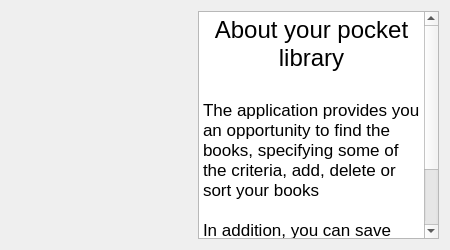
<?xml version="1.0" encoding="UTF-8"?>
<ui version="4.0">
 <class>windowAbout</class>
 <widget class="QWidget" name="windowAbout">
  <property name="geometry">
   <rect>
    <x>0</x>
    <y>0</y>
    <width>450</width>
    <height>250</height>
   </rect>
  </property>
  <property name="windowTitle">
   <string>About</string>
  </property>
  <layout class="QHBoxLayout" name="horizontalLayout">
   <item>
    <spacer name="horizontalSpacer">
     <property name="orientation">
      <enum>Qt::Horizontal</enum>
     </property>
     <property name="sizeHint" stdset="0">
      <size>
       <width>203</width>
       <height>20</height>
      </size>
     </property>
    </spacer>
   </item>
   <item>
    <widget class="QTextEdit" name="aboutEdt">
     <property name="enabled">
      <bool>true</bool>
     </property>
     <property name="autoFillBackground">
      <bool>false</bool>
     </property>
     <property name="html">
      <string>&lt;!DOCTYPE HTML PUBLIC &quot;-//W3C//DTD HTML 4.0//EN&quot; &quot;http://www.w3.org/TR/REC-html40/strict.dtd&quot;&gt;
&lt;html&gt;&lt;head&gt;&lt;meta name=&quot;qrichtext&quot; content=&quot;1&quot; /&gt;&lt;meta charset=&quot;utf-8&quot; /&gt;&lt;style type=&quot;text/css&quot;&gt;
p, li { white-space: pre-wrap; }
&lt;/style&gt;&lt;/head&gt;&lt;body style=&quot; font-family:'.AppleSystemUIFont'; font-size:13pt; font-weight:400; font-style:normal;&quot;&gt;
&lt;p align=&quot;center&quot; style=&quot; margin-top:0px; margin-bottom:0px; margin-left:0px; margin-right:0px; -qt-block-indent:0; text-indent:0px;&quot;&gt;&lt;span style=&quot; font-size:18pt;&quot;&gt;About your pocket library&lt;/span&gt;&lt;/p&gt;
&lt;p align=&quot;center&quot; style=&quot;-qt-paragraph-type:empty; margin-top:0px; margin-bottom:0px; margin-left:0px; margin-right:0px; -qt-block-indent:0; text-indent:0px; font-size:18pt;&quot;&gt;&lt;br /&gt;&lt;/p&gt;
&lt;p style=&quot; margin-top:0px; margin-bottom:0px; margin-left:0px; margin-right:0px; -qt-block-indent:0; text-indent:0px;&quot;&gt;The application provides you an opportunity to find the books, specifying some of the criteria, add, delete or sort your books&lt;/p&gt;
&lt;p style=&quot;-qt-paragraph-type:empty; margin-top:0px; margin-bottom:0px; margin-left:0px; margin-right:0px; -qt-block-indent:0; text-indent:0px;&quot;&gt;&lt;br /&gt;&lt;/p&gt;
&lt;p style=&quot; margin-top:0px; margin-bottom:0px; margin-left:0px; margin-right:0px; -qt-block-indent:0; text-indent:0px;&quot;&gt;In addition, you can save your library in the .csv format.&lt;/p&gt;
&lt;p style=&quot;-qt-paragraph-type:empty; margin-top:0px; margin-bottom:0px; margin-left:0px; margin-right:0px; -qt-block-indent:0; text-indent:0px;&quot;&gt;&lt;br /&gt;&lt;/p&gt;
&lt;p style=&quot; margin-top:0px; margin-bottom:0px; margin-left:0px; margin-right:0px; -qt-block-indent:0; text-indent:0px;&quot;&gt;The student №190&lt;/p&gt;&lt;/body&gt;&lt;/html&gt;</string>
     </property>
    </widget>
   </item>
  </layout>
 </widget>
 <resources/>
 <connections/>
</ui>
